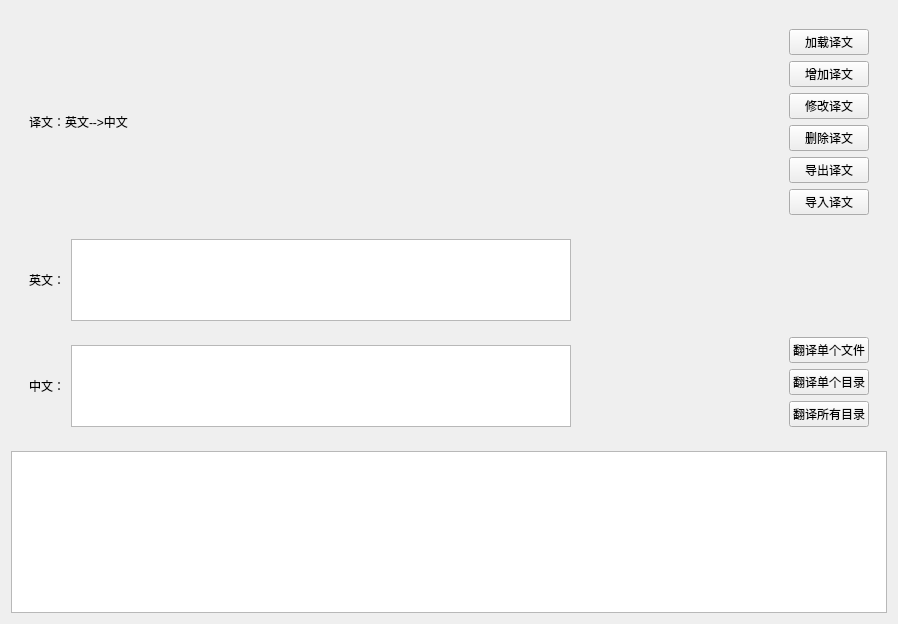
<?xml version="1.0" encoding="UTF-8"?>
<ui version="4.0">
 <class>CEn2CnKeyForm</class>
 <widget class="QWidget" name="CEn2CnKeyForm">
  <property name="geometry">
   <rect>
    <x>0</x>
    <y>0</y>
    <width>898</width>
    <height>624</height>
   </rect>
  </property>
  <property name="windowTitle">
   <string>Form</string>
  </property>
  <layout class="QVBoxLayout" name="verticalLayout_3" stretch="0,1">
   <item>
    <widget class="QWidget" name="widget" native="true">
     <layout class="QHBoxLayout" name="horizontalLayout_4">
      <item>
       <layout class="QVBoxLayout" name="verticalLayout">
        <item>
         <widget class="QWidget" name="widgetTitle" native="true">
          <layout class="QHBoxLayout" name="horizontalLayout_3">
           <item>
            <widget class="QLabel" name="label">
             <property name="text">
              <string>译文：英文--&gt;中文</string>
             </property>
            </widget>
           </item>
           <item>
            <spacer name="horizontalSpacer">
             <property name="orientation">
              <enum>Qt::Horizontal</enum>
             </property>
             <property name="sizeHint" stdset="0">
              <size>
               <width>40</width>
               <height>20</height>
              </size>
             </property>
            </spacer>
           </item>
          </layout>
         </widget>
        </item>
        <item>
         <widget class="QWidget" name="widgetEn" native="true">
          <property name="minimumSize">
           <size>
            <width>0</width>
            <height>100</height>
           </size>
          </property>
          <property name="maximumSize">
           <size>
            <width>16777215</width>
            <height>100</height>
           </size>
          </property>
          <layout class="QHBoxLayout" name="horizontalLayout_2">
           <item>
            <widget class="QLabel" name="labelEnTitle">
             <property name="text">
              <string>英文：</string>
             </property>
            </widget>
           </item>
           <item>
            <widget class="QPlainTextEdit" name="plainTextEditEn">
             <property name="minimumSize">
              <size>
               <width>500</width>
               <height>0</height>
              </size>
             </property>
            </widget>
           </item>
          </layout>
         </widget>
        </item>
        <item>
         <widget class="QWidget" name="widgetCn" native="true">
          <property name="minimumSize">
           <size>
            <width>0</width>
            <height>100</height>
           </size>
          </property>
          <property name="maximumSize">
           <size>
            <width>16777215</width>
            <height>100</height>
           </size>
          </property>
          <layout class="QHBoxLayout" name="horizontalLayout">
           <item>
            <widget class="QLabel" name="labelCnTitle">
             <property name="text">
              <string>中文：</string>
             </property>
            </widget>
           </item>
           <item>
            <widget class="QPlainTextEdit" name="plainTextEditCn">
             <property name="minimumSize">
              <size>
               <width>500</width>
               <height>0</height>
              </size>
             </property>
            </widget>
           </item>
          </layout>
         </widget>
        </item>
       </layout>
      </item>
      <item>
       <spacer name="horizontalSpacer_2">
        <property name="orientation">
         <enum>Qt::Horizontal</enum>
        </property>
        <property name="sizeHint" stdset="0">
         <size>
          <width>192</width>
          <height>20</height>
         </size>
        </property>
       </spacer>
      </item>
      <item>
       <widget class="QWidget" name="widgetKey" native="true">
        <layout class="QVBoxLayout" name="verticalLayout_2">
         <item>
          <widget class="QPushButton" name="pbtnLoadKey">
           <property name="text">
            <string>加载译文</string>
           </property>
          </widget>
         </item>
         <item>
          <widget class="QPushButton" name="pbtnAddKey">
           <property name="text">
            <string>增加译文</string>
           </property>
          </widget>
         </item>
         <item>
          <widget class="QPushButton" name="pbtnEditKey">
           <property name="text">
            <string>修改译文</string>
           </property>
          </widget>
         </item>
         <item>
          <widget class="QPushButton" name="pbtnDelKey">
           <property name="text">
            <string>删除译文</string>
           </property>
          </widget>
         </item>
         <item>
          <widget class="QPushButton" name="pbtnExportKey">
           <property name="text">
            <string>导出译文</string>
           </property>
          </widget>
         </item>
         <item>
          <widget class="QPushButton" name="pbtnImportKey">
           <property name="text">
            <string>导入译文</string>
           </property>
          </widget>
         </item>
         <item>
          <spacer name="verticalSpacer">
           <property name="orientation">
            <enum>Qt::Vertical</enum>
           </property>
           <property name="sizeHint" stdset="0">
            <size>
             <width>20</width>
             <height>116</height>
            </size>
           </property>
          </spacer>
         </item>
         <item>
          <widget class="QPushButton" name="pbtnTranslateFile">
           <property name="text">
            <string>翻译单个文件</string>
           </property>
          </widget>
         </item>
         <item>
          <widget class="QPushButton" name="pbtnTranslatePath">
           <property name="text">
            <string>翻译单个目录</string>
           </property>
          </widget>
         </item>
         <item>
          <widget class="QPushButton" name="pbtnTranslateAllPath">
           <property name="text">
            <string>翻译所有目录</string>
           </property>
          </widget>
         </item>
        </layout>
       </widget>
      </item>
     </layout>
    </widget>
   </item>
   <item>
    <widget class="QTableView" name="tableViewKey"/>
   </item>
  </layout>
 </widget>
 <resources/>
 <connections/>
</ui>
